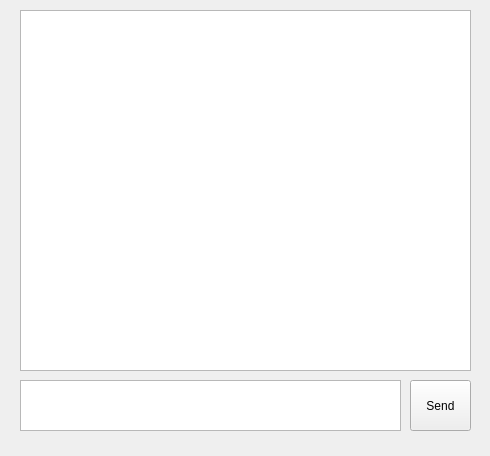
<?xml version="1.0" encoding="UTF-8"?>
<ui version="4.0">
 <class>ChatWindow</class>
 <widget class="QWidget" name="ChatWindow">
  <property name="geometry">
   <rect>
    <x>0</x>
    <y>0</y>
    <width>490</width>
    <height>456</height>
   </rect>
  </property>
  <property name="windowTitle">
   <string>ChatWindow</string>
  </property>
  <widget class="QListWidget" name="messageListWidget">
   <property name="geometry">
    <rect>
     <x>20</x>
     <y>10</y>
     <width>451</width>
     <height>361</height>
    </rect>
   </property>
  </widget>
  <widget class="QTextEdit" name="messageTextEdit">
   <property name="geometry">
    <rect>
     <x>20</x>
     <y>380</y>
     <width>381</width>
     <height>51</height>
    </rect>
   </property>
  </widget>
  <widget class="QPushButton" name="sendButton">
   <property name="geometry">
    <rect>
     <x>410</x>
     <y>380</y>
     <width>61</width>
     <height>51</height>
    </rect>
   </property>
   <property name="text">
    <string>Send</string>
   </property>
  </widget>
 </widget>
 <layoutdefault spacing="6" margin="11"/>
 <resources/>
 <connections/>
</ui>
